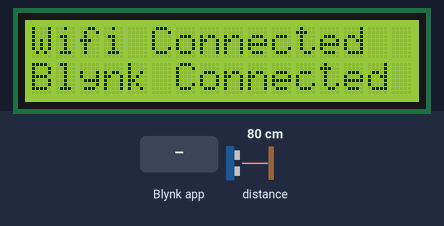
The sketch below on a simulated ESP8266 (NodeMCU). Parts: 16×2 character LCD. Inputs (shaded band) come from the test bench; at power-on: distance to the obstacle 80 cm. The echo pulse lasts 58.3 µs per cm; WiFi joins after 1.5 s; servers stay silent unless stated; what the sketch prints to the serial monitor is not drawn.

Above: at 2.1 s.
At 13.3 s:
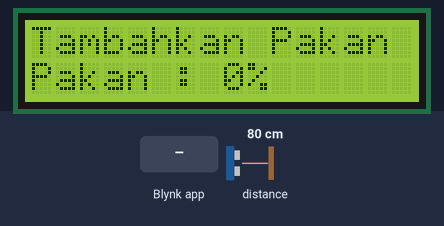
13.4 s: Blynk app writes 1 to V1
At 14.3 s:
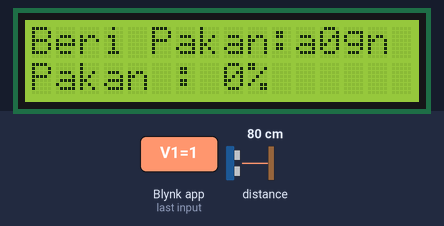
14.9 s: Blynk app writes 200 to V0
At 15.05 s:
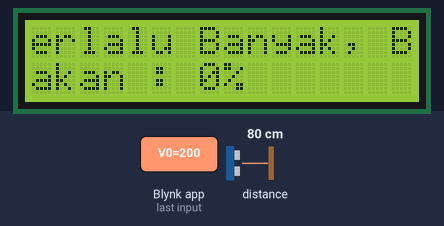
17.0 s: Blynk app writes 1 to V0
At 19.4 s:
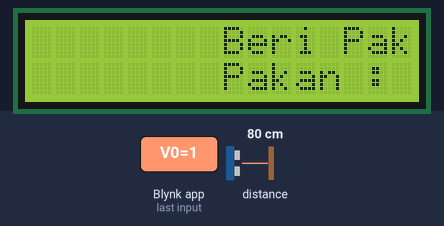
Timing chart, 0 to 20.9 s (numbered marks = the images above; inputs shaded):
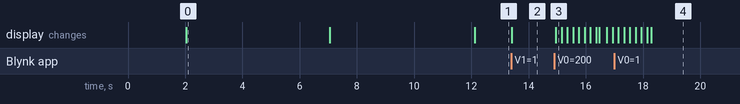

The sketch:

firstesp8266_3.1.ino
```cpp
#include <ESP8266WiFi.h>
#include "ESPAsyncWebServer.h"
#include <Wire.h>
#include <LiquidCrystal_I2C.h>
#include <SPI.h>
#include <MFRC522.h>
#include <SimpleTimer.h>
#include <WiFiUdp.h>
#include <NTPClient.h>

//rfid
#define RST_PIN D0
#define CS_PIN D8
MFRC522 rfid(CS_PIN, RST_PIN);
// Init array that will store new NUID
byte nuidPICC[4];
bool newcard = false;

LiquidCrystal_I2C lcd(0x27, 16, 2); //lcd 16x2 with address 0x27

// HC-SR04 reading distance
const int trigger = D4; //trig pin hcsr04
const int echo = D3; //echo pin hcsr04
const int maxDistance = 15; //max distance
float duration, distance;
// Bottle dimensions (adjust based on your actual bottle)
const float bottleRadius = 4.5; // cm (diameter is 9cm, so radius is 9/2)
const float bottleHeight = 15;   // cm
// Minimum measurable distance adjustment
const int minMeasurableDistance = 2; // cm (adjust based on your sensor)

// Create AsyncWebServer object on port 80
AsyncWebServer server(80);

struct Data {
  int weight;
  int servoRun;
};
Data Packet; //instance of the data structure (send)

//data change status
bool dataChange = false;
int previousWeight;
int previousServoRun;
bool pakanHabis = false;

SimpleTimer timer(1000);


String lastUID = "";  // store the last read UID
unsigned long lastSendTime = 0;  // store the last time UID was sent

//millis
unsigned long lastMillis = 0;// Milliseconds since last food level measurement

#define BLYNK_TEMPLATE_ID "TMPL6z2N9dDO0"
#define BLYNK_TEMPLATE_NAME "Cat Feeder"
#define BLYNK_AUTH_TOKEN "4Fgpra59MH_USJMk5vYScTZj77H9w9Da"

#include <ESP8266WiFi.h>
#include <BlynkSimpleEsp8266.h>

char ssid[] = "177013";
char pass[] = "metamorphosis";

void setup() {
  Serial.begin(115200);
  pinMode(trigger, OUTPUT);
  pinMode(echo, INPUT);
  lcd.begin();
  SPI.begin(); // Init SPI bus
  rfid.PCD_Init(); // Init MFRC522
  lcd.backlight();
  lcd.clear();
  //wifi initialization
  WiFi.begin(ssid, pass);
  while (WiFi.status() != WL_CONNECTED) {
    Serial.print(".");
    lcd.setCursor(0, 0);
    lcd.print("Please Wait");
    lcd.setCursor(0, 1);
    lcd.print("Connect to WiFi");
    delay(500);
  }
  Serial.println("WiFi Connected");
  Blynk.begin(BLYNK_AUTH_TOKEN, ssid, pass);
  Serial.println("Blynk Connected");
  lcd.clear();
  lcd.setCursor(0, 0);
  lcd.print("Wifi Connected");
  lcd.setCursor(0, 1);
  lcd.print("Blynk Connected");
  delay(5000);
  lcd.clear();
  lcd.setCursor(0,0);
  lcd.print("Mengecek Jumlah");
  lcd.setCursor(0, 1);
  lcd.print("Pakan Tersedia");
  delay(5000);
  lcd.clear();
  jumlahPakan();
}

void loop() {
  Blynk.run(); //initialize Blynk to running
  if (timer.isReady()) {
    sendUID(); // call your function when the timer is ready
    timer.reset(); // reset the timer
  }
  dataChange = (Packet.servoRun != previousServoRun);
  unsigned long currentMillis = millis();//initialize millis for pakan value
  //sending pakan value to blynk every 1 minutes
  if (currentMillis - lastMillis >= 60000) {
    lastMillis = currentMillis;
    jumlahPakan();
  }

  if (dataChange){
    String berat = String(Packet.weight) + "g";
    lcd.setCursor(0, 0);
    lcd.print("Beri Pakan:");
    lcd.setCursor(12, 0);
    lcd.print(berat);
  } else if (!dataChange) {
    return;
  }
  if (Packet.weight >= 50){
    int i;
    lcd.setCursor(0, 0);
    lcd.print("Terlalu Banyak, Bahaya Obesitas!");
    Blynk.virtualWrite(V3, "Terlalu Banyak, Bahaya Obesitas");
    for (i = 0 ; i < 16 ; i++){
      lcd.scrollDisplayLeft();
      delay(100);
    }
  }


}

BLYNK_WRITE(V1){
  Packet.servoRun = param.asInt() > 0;
  Serial.print(F("Status Servo dari Blynk : "));
  Serial.println(Packet.servoRun);
}

BLYNK_WRITE(V0){
  Packet.weight = param.asFloat();
  Serial.print(F("Status Jumlah Makanan dari Blynk : "));
  Serial.println(Packet.weight);
}

String tableString = ""; // global string variable to store the table string

void sendUID(){
  Serial.println("sendUID() called");
  if (! rfid.PICC_IsNewCardPresent()) {
    Serial.println("No new card present");
    return;
  }

  Serial.println("New card present");
  bool cardRead = false;
  while (!cardRead) {
    cardRead = rfid.PICC_ReadCardSerial();
    Serial.print("Card read: ");
    Serial.println(cardRead);
    delay(10); // give the RFID reader some time to read the card
  }

  String currentUID = "";
  for (byte i = 0; i < rfid.uid.size; i++) {
    currentUID += String(rfid.uid.uidByte[i], HEX);
  }

  Serial.print("Current UID: ");
  Serial.println(currentUID);

  char dataToSend[50]; // create a char array to hold the concatenated string
  sprintf(dataToSend, "RFID_%s %s\n", currentUID.c_str()); // concatenate the strings using sprintf

  tableString += dataToSend; // append the new RFID data to the table string

  // Clear the Terminal widget
  Blynk.virtualWrite(V4, "");

  // Display the table string in the Terminal widget
  Blynk.virtualWrite(V4, tableString);

  // Clear the table string
  tableString = "";

  // Stop reading the RFID tag
  rfid.PICC_HaltA();
  rfid.PCD_StopCrypto1();
}

float measureDistance() {
  // Trigger ultrasonic sensor
  digitalWrite(trigger, LOW);
  delayMicroseconds(2);
  digitalWrite(trigger, HIGH);
  delayMicroseconds(10);
  digitalWrite(trigger, LOW);

  // Measure pulse duration
  duration = pulseIn(echo, HIGH);

  // Calculate distance (adjust based on your sensor's specifications)
  distance = duration * 0.034 / 2; // Speed of sound in cm/us
  Serial.print("Jarak : ");
  Serial.println(distance);
  return constrain(distance, 0, maxDistance); // Constrain measured distance to sensor range
}

void jumlahPakan(){
  // Measure distance to water surface
  distance = measureDistance();
  // Handle distances beyond sensor range
  if (distance > bottleHeight + bottleRadius) {
    // Distance exceeds bottle height, consider container full
    distance = bottleHeight + bottleRadius;
  } else if (distance < minMeasurableDistance) {
    // Distance less than minimum, treat as minimum
    distance = minMeasurableDistance;
  }

  // Handle invalid sensor readings (excessively high values)
  if (distance >= 1000) {
    // Set error flag and distance to minimum
    Serial.println("Error: Invalid sensor reading. Setting distance to minimum.");
    distance = minMeasurableDistance;
  }
    // Set fillPercentage to 100 if distance exceeds 50
  if (distance >= 50) {
    distance = minMeasurableDistance;
  }

    // Calculate distance from sensor to water surface (considering bottle radius)
  float waterLevel = max(0.0f, distance - bottleRadius);
  // Map distance to percentage (full at bottom, empty at top)
  float fillPercentage = map(distance, minMeasurableDistance, bottleHeight, 100, 0);
  // Ensure fillPercentage is within range (0-100)
  fillPercentage = constrain(fillPercentage, 0, 100);
  int percentageDecrease = (int)fillPercentage; // Cast to integer for percentage
  String persentase = String(percentageDecrease) + "%";
  clearLCD(1);
  Serial.print("Jumlah Pakan : ");
  Serial.println(percentageDecrease);
  Serial.println("Status Pakan Terkirim");
  lcd.setCursor(0, 1);
  lcd.print("Pakan :");
  lcd.setCursor(8, 1);
  lcd.print(persentase);

  Blynk.virtualWrite(V2, percentageDecrease);
  if (percentageDecrease <= 1) {
    pakanHabis = true;
  } else {
    pakanHabis = false;
  }
    if (pakanHabis){
      //set lcd to clear and send status to blynk
      clearLCD(0);
      lcd.setCursor(0, 0);
      lcd.print("Tambahkan Pakan");
      Blynk.virtualWrite(V3, "Mohon Isi Ulang Makanan");
    }
    else {
      static bool firstClear = true; //flag firstClear
      if (firstClear){
        //reset status
        clearLCD(0);
        Blynk.virtualWrite(V3,"-");
      }
    }
}

void printHex(byte *buffer, byte bufferSize) {
  for (byte i = 0; i < bufferSize; i++) {
    Serial.print(buffer[i] < 0x10 ? " 0" : " ");
    Serial.print(buffer[i], HEX);
  }
}

void clearLCD(int line)
{
        lcd.setCursor(0,line);
        for(int n = 0; n < 16; n++) //indicates symbols in line
        {
                lcd.print(" ");
        }
}
```

Measured:
- after the input at 13.4 s, the display: changes at once (image 2)
- after the input at 14.9 s, the display: changes after 0.05 s (image 3)
- after the input at 17.0 s, the display: first differs from a run without the input after 1.3 s (image 4)
- what the display in image 0 shows lasts 5.1 s, from 2.0 s to 7.1 s
